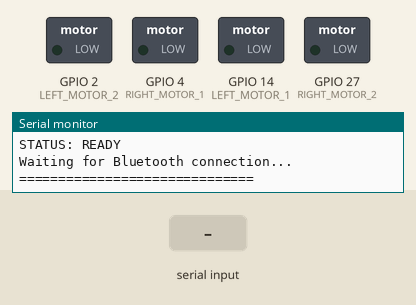
A sketch run on a simulated ESP32. Parts: switched loads named in the sketch (green lamp = pin HIGH), the last lines printed to the serial monitor. The test bench sets the inputs (shaded band). Nothing arrives over Bluetooth unless stated.

Above: at 1.2 s.
1.3 s: "LEFT\n" received over the second serial link
At 1.9 s:
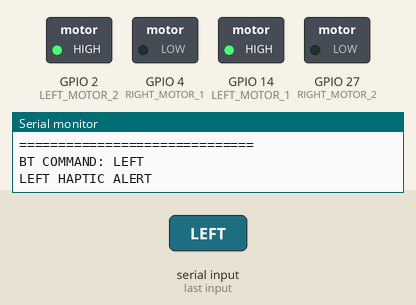
2.8 s: "RIGHT\n" received over the second serial link
At 4.0 s:
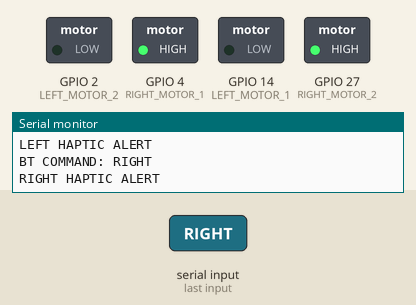
4.3 s: "OFF\n" received over the second serial link
At 5.3 s:
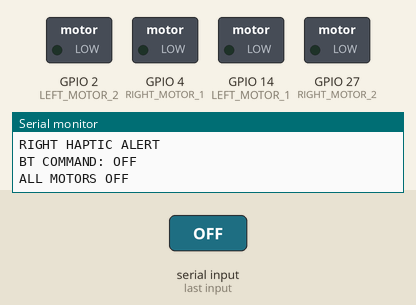
Timing chart, 0 to 7.3 s (numbered marks = the images above; inputs shaded):
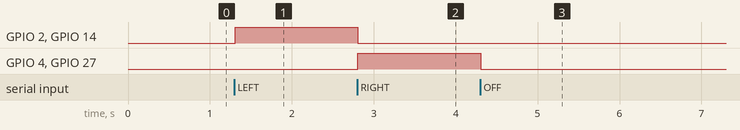

The sketch:

Esp_bt_workingFull.ino
```cpp
#include "BluetoothSerial.h"

// ========================================
// RIDEGUARD - BLUETOOTH CLASSIC HAPTIC
// ========================================

BluetoothSerial SerialBT;

// LEFT MOTORS
const int LEFT_MOTOR_1 = 14;
const int LEFT_MOTOR_2 = 2;

// RIGHT MOTORS
const int RIGHT_MOTOR_1 = 4;
const int RIGHT_MOTOR_2 = 27;


// ========================================
// MOTOR CONTROL
// ========================================

void allOff() {

  digitalWrite(LEFT_MOTOR_1, LOW);
  digitalWrite(LEFT_MOTOR_2, LOW);

  digitalWrite(RIGHT_MOTOR_1, LOW);
  digitalWrite(RIGHT_MOTOR_2, LOW);
}


void leftMotorsOn() {

  digitalWrite(RIGHT_MOTOR_1, LOW);
  digitalWrite(RIGHT_MOTOR_2, LOW);

  digitalWrite(LEFT_MOTOR_1, HIGH);
  digitalWrite(LEFT_MOTOR_2, HIGH);
}


void rightMotorsOn() {

  digitalWrite(LEFT_MOTOR_1, LOW);
  digitalWrite(LEFT_MOTOR_2, LOW);

  digitalWrite(RIGHT_MOTOR_1, HIGH);
  digitalWrite(RIGHT_MOTOR_2, HIGH);
}


// ========================================
// SETUP
// ========================================

void setup() {

  Serial.begin(115200);

  // Motor GPIOs
  pinMode(LEFT_MOTOR_1, OUTPUT);
  pinMode(LEFT_MOTOR_2, OUTPUT);

  pinMode(RIGHT_MOTOR_1, OUTPUT);
  pinMode(RIGHT_MOTOR_2, OUTPUT);

  // Everything OFF at startup
  allOff();


  // ========================================
  // BLUETOOTH CLASSIC
  // ========================================

  SerialBT.begin("RIDEGUARD-ESP32");


  // ========================================
  // STARTUP MESSAGE
  // ========================================

  Serial.println();
  Serial.println("==============================");
  Serial.println("      RIDEGUARD ESP32");
  Serial.println("==============================");
  Serial.println("BLUETOOTH: CLASSIC SPP");
  Serial.println("DEVICE: RIDEGUARD-ESP32");
  Serial.println("STATUS: READY");
  Serial.println("Waiting for Bluetooth connection...");
  Serial.println("==============================");
}


// ========================================
// LOOP
// ========================================

void loop() {

  if (SerialBT.available()) {

    String command = SerialBT.readStringUntil('\n');

    command.trim();
    command.toUpperCase();

    Serial.print("BT COMMAND: ");
    Serial.println(command);


    if (command == "LEFT") {

      leftMotorsOn();

      Serial.println("LEFT HAPTIC ALERT");

    }

    else if (command == "RIGHT") {

      rightMotorsOn();

      Serial.println("RIGHT HAPTIC ALERT");

    }

    else if (command == "OFF") {

      allOff();

      Serial.println("ALL MOTORS OFF");

    }

    else {

      allOff();

      Serial.println("UNKNOWN COMMAND - MOTORS OFF");

    }
  }

  delay(10);
}
```

Measured:
- after the input at 1.3 s, GPIO 2 (LEFT_MOTOR_2), GPIO 14 (LEFT_MOTOR_1): LOW → HIGH at once
- after the input at 2.8 s, GPIO 2 (LEFT_MOTOR_2), GPIO 14 (LEFT_MOTOR_1): HIGH → LOW at once; GPIO 4 (RIGHT_MOTOR_1), GPIO 27 (RIGHT_MOTOR_2): LOW → HIGH at once
- after the input at 4.3 s, GPIO 4 (RIGHT_MOTOR_1), GPIO 27 (RIGHT_MOTOR_2): HIGH → LOW at once
